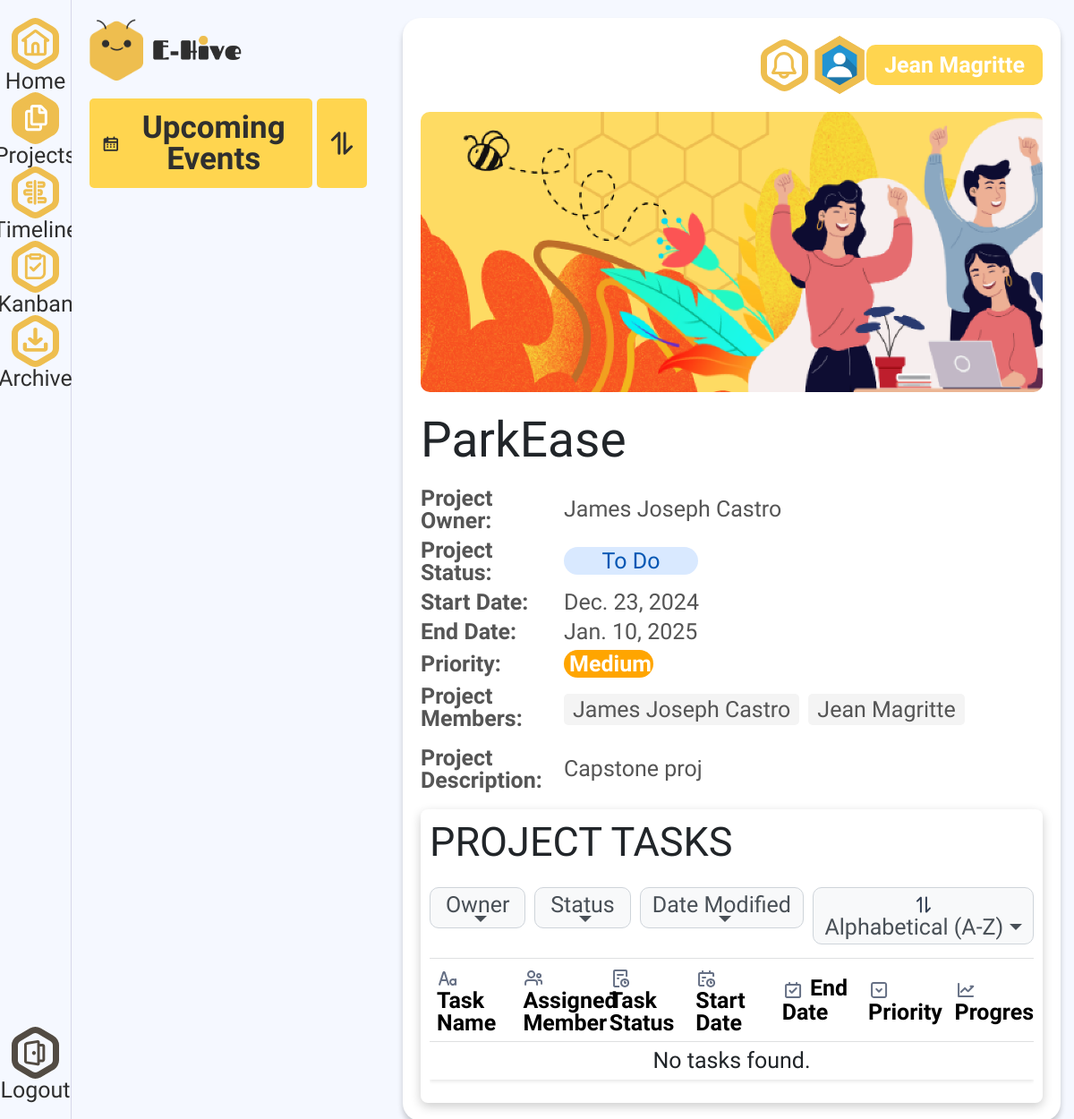
Page /my_app/view_proj/3/ (signed in) on the committed database.
### my_app/models.py (models this page shows, shortened)
class Project(models.Model):
    project_name = models.CharField(max_length=100)
    project_description = models.TextField(null=True)
    start_date = models.DateField()
    end_date = models.DateField()
    PROJECT_STATUS_CHOICES = [
        ('TO_DO', 'To Do'),
        ('IN_PROGRESS', 'In Progress'),
        ('COMPLETED', 'Completed'),
        ('CANCELLED', 'Cancelled'),
    ]
    project_status = models.CharField(max_length=20, choices=PROJECT_STATUS_CHOICES, default='TO_DO')
    PROJECT_PRIORITY_CHOICES = [
        ('LOW', 'Low'),
        ('MEDIUM', 'Medium'),
        ('HIGH', 'High'),
    ]
    project_priority = models.CharField(max_length=10, choices=PROJECT_PRIORITY_CHOICES, default='MEDIUM')
    user = models.ForeignKey('User', on_delete=models.CASCADE, related_name='projects')
    background = models.CharField(max_length=255, blank=True, null=True)
    is_archived = models.BooleanField(default=False)

class User(models.Model):
    first_name = models.CharField(max_length=100)
    last_name = models.CharField(max_length=100)
    email = models.EmailField(unique=True)
    password = models.CharField(max_length=128)
    birthday = models.DateField()
    picture = models.CharField(
        max_length=255,
        blank=True,
        null=True,
        default='/static/profile_pictures/default_profile.jpg'
    )

class ProjectMembership(models.Model):
    user = models.ForeignKey('User', on_delete=models.CASCADE, related_name='memberships')
    project = models.ForeignKey('Project', on_delete=models.CASCADE, related_name='memberships')
    MEMBERSHIP_ROLE_CHOICES = [
        ('MANAGER', 'Manager'),
        ('MEMBER', 'Member'),
    ]
    membership_role = models.CharField(max_length=20, choices=MEMBERSHIP_ROLE_CHOICES, default='MEMBER')
    is_accepted = models.BooleanField(default=False)

### my_app/views.py (the view)
# urls.py: path('view_proj/<int:project_id>/', views.view_proj, name='view_proj'),
def view_proj(request, project_id):
    template = "view_proj.html"
    user_id = request.session.get('user_id')
    if not user_id:
        return redirect('login')
    project = get_object_or_404(Project, id=project_id)
    membership = ProjectMembership.objects.filter(user_id=user_id, project=project).first()
    if not membership or not membership.is_accepted:
        return redirect('project')
    tasks = Task.objects.filter(project=project).prefetch_related('task_assignments__user')
    accepted_memberships = ProjectMembership.objects.filter(project=project, is_accepted=True)
    context = {
        "title": "E-Hive",
        'project': project,
        'is_manager': membership.membership_role == 'MANAGER',
        'tasks': tasks,
        'accepted_memberships': accepted_memberships,
    }
    return render(request, template, context)

### my_app/context_processors.py (called while the page is built, shortened)
def user_context(request):
    if 'user_id' in request.session:
        try:
            user = User.objects.get(id=request.session['user_id'])
            user_name = f"{user.first_name} {user.last_name}"
            default_picture = '/static/profile_pictures/default_profile.jpg'
            user_profile = user.picture if user.picture else default_picture
            return {
                'user_name': user_name,
                'user_birthday': user.birthday.strftime('%B %d, %Y') if user.birthday else None,
                'user_email': user.email,
                'user_profile': user_profile,
            }
        except User.DoesNotExist:
            pass

def notifications_context(request):
    if 'user_id' in request.session:
        user = User.objects.get(id=request.session['user_id'])
        return {
            'notifications': Notification.objects.filter(user=user, is_read=False)
        }
    return {'notifications': []}

### my_app/templates/view_proj.html (shortened to what this page needs)
{% extends 'base.html' %}
{% block content %}
{% load static %}
<link rel="stylesheet" href="{% static 'css/view_proj.css' %}">
<link href="https://cdn.jsdelivr.net/npm/bootstrap@5.3.0-alpha1/dist/css/bootstrap.min.css" rel="stylesheet">
<div class="dashboard">
    <main>
        <header>
            <div class="out-welcome">
                <div class="welcome" style="background: url({% static 'img/banner/timeline.png' %}) no-repeat center center; background-size: cover;"></div>
            </div>
        {% include 'profile_temp.html' %}
    </header>
    <div class="project-header">
      <h1 id="projectTitle">{{ project.project_name }}</h1>
  </div>
  <div class="project-details">
      <div class="project-info">
        <div class="rows">
          <span><strong>Project Owner:</strong></span>
          <span id="projectOwner">{{ project.user.first_name }} {{ project.user.last_name }}</span>
      </div>
      <div class="rows">
          <span><strong>Project Status:</strong></span>
          <span id="projectStatus" class="status">{{ project.get_project_status_display }}</span>
      </div>
      <div class="rows">
          <span><strong>Start Date:</strong></span>
          <span id="projectStartDate">{{ project.start_date }}</span>
      </div>
      <div class="rows">
          <span><strong>End Date:</strong></span>
          <span id="projectEndDate">{{ project.end_date }}</span>
      </div>
      <div class="rows">
          <span><strong>Priority:</strong></span>
          <span id="projectPriority" class="priority {{ project.project_priority|lower }}">{{ project.get_project_priority_display }}</span>
      </div>
      <div class="rows">
          <span><strong>Project Members:</strong></span>
          <div id="projectMembers" class="members">
            {% for member in accepted_memberships %}
              <span class="member">{{ member.user.first_name }} {{ member.user.last_name }}</span>
            {% endfor %}
          </div>
      </div>
      <div class="rows">
          <span style="align-items: baseline; margin-top: 23px;"><strong>Project Description:</strong></span>
          <div class="project-description">
              <p id="projectDescription">{{ project.project_description }}</p>
          </div>
      </div>
      </div>
  </div>
    <div class="projects">
        <div class="conts">
            <div class="top">
                <h1>PROJECT TASKS</h1>
                <div class="custom-dropdown">
                <div class="dropdown">
                    <button class="btn btn-light dropdown-toggle" type="button" data-bs-toggle="dropdown">
                      Owner
                    </button>
                  </div>
                  <div class="dropdown">
                    <button class="btn btn-light dropdown-toggle" type="button" data-bs-toggle="dropdown">
                      Status
                    </button>
                  </div>
                  <div class="dropdown">
                    <button class="btn btn-light dropdown-toggle" type="button" data-bs-toggle="dropdown">
                      Date Modified
                    </button>
                  </div>
                  <div class="dropdown">
                    <button class="btn btn-light dropdown-toggle" type="button" data-bs-toggle="dropdown">
                      Alphabetical (A-Z)
                    </button>
                  </div>
                </div>
            </div>
            <div class="table-responsive">
                <table class="table table-hover table-bordered project-table">
                    <thead class="table-light">
                        <tr>
                            <th>
                                <span>
                                Task Name</th>
                            <th>
                                <span>
                                Assigned Member</th>
                            <th>
                                <span>
                                Task Status</th>
                            <th>
                                <span>
                                Start Date</th>
                            <th>
                                <span>
                                End Date</th>
                            <th>
                                <span>
                                Priority</th>
                            <th>
                                <span>
                                Progress</th>
                        </tr>
                    </thead>
                    <tbody id="taskAssignments">
                    </tbody>
                </table>
            </div>
        </div>
    </main>
{% endblock %}

### my_app/static/css/base.css (style rules this page uses)
* { font-family: 'Dongle', sans-serif; line-height: 1; }
button, a { cursor: pointer; }
a, p, span { font-size: 25px; }
table { table-layout: fixed; }

### my_app/static/css/sidebar.css (style rules this page uses)
:root { --primary-color: #f2b600; --sidebar-background: #f5f8ff; --text-color: #333; --hover-opacity: 0.8; --box-shadow: 0 0 10px rgba(0, 0, 0, 0.1); --sidebar-width: 80px; --sidebar-item-height: 50px; --icon-size: 50px; --border-radius: 12px; --white: #ffffff; --button-color: #EEBE4F; --button2-color:#524B43; }
body, html { font-family: 'Fredoka One', sans-serif; margin: 0; padding: 0; box-sizing: border-box; height: 100%; overflow-y: auto; }

### my_app/static/css/upcoming.css (style rules this page uses)
:root { --primary-color: #FFD54F; --secondary-color: #D7C7FF; --text-color: #2F2F2F; --text-color2: #A5A5A5; --border-color: #ddd; --white: #ffffff; --background-color:#F5F8FF; --stroke: #524B43; --high-priority: #FF4D4D; --medium-priority: #FFA500; --low-priority: #00CC66; --background: #F9FAFB; }
* { margin: 0; padding: 0; box-sizing: border-box; }
body { line-height: 1; }
.priority { width: 120px; }
.priority { display: inline-block; padding: 4px 12px; text-align: center; color: white; border-radius: 20px; font-size: 25px; font-weight: bold; width: 150px; }

### my_app/static/css/view_proj.css (style rules this page uses)
.project-header { display: flex; justify-content: space-between; align-items: center; padding: 20px 0; }
.project-header h1 { font-size: 55px; margin: 0; }
.project-details { display: flex; gap: 20px; }
.project-info { flex: 1; }
.project-info p { margin: 5px 0; }
.status { background-color: #d9e9ff; color: #0056b3; padding: 3px 6px; border-radius: 5px; font-size: 25px; text-align: center; }
.priority { padding: 3px 6px; border-radius: 5px; font-size: 25px; color: #fff; }
#projectPriority { max-width: 100px; }
.rows .priority.medium { background-color: var(--medium-priority); }
.members { display: flex; flex-wrap: wrap; gap: 10px; margin-top: 5px; }
.member { background-color: #f4f4f4; padding: 5px 10px; border-radius: 5px; font-size: 25px; }
.project-description { flex: 2; }
.project-description p { line-height: 1.6; color: #555; }
.top { display: flex; align-items: center; justify-content: space-between; flex-wrap: wrap; flex-direction: row; }
.project-table th, .project-table td { vertical-align: middle; }
.conts { padding: 10px; border-radius: 8px; box-shadow: 0 4px 12px rgb(0, 0, 0, 0.2); background-color: #ffffff; }

### my_app/static/css/profile_temp.css (style rules this page uses)
:root { --primary-color: #FFD54F; --secondary-color: #D7C7FF; --text-color: #2F2F2F; --text-color2: #A5A5A5; --border-color: #ddd; --white: #ffffff; --background-color:#F5F8FF; --stroke: #524B43; --high-priority: #FF4D4D; --medium-priority: #FFA500; --low-priority: #00CC66; --background: #F9FAFB; }
.dashboard { display: flex; width: 100%; height: 100vh; background: var(--background-color); padding: 20px; overflow: hidden auto; }
main { flex-grow: 1; padding: 20px; border-radius: 20px; background: var(--white); box-shadow: 0px 5px 6px rgba(0, 0, 0, 0.2); height: fit-content; min-height: fit-content; width: calc(100vw - 465px); }
header { display: flex; justify-content: space-between; align-items: center; flex-direction: column-reverse; gap: 20px; }
.welcome { height: 25vh; padding: 100px; width: 100%; text-align: center; background-color: var(--primary-color); border-radius: 10px; }
.out-welcome { width: 100%; height: 25vh; }

### my_app/templates/view_proj.html (style rules this page uses)
.table { border-spacing: 0; border: transparent; }
.table>:not(caption)>*>* { background-color: #ffffff; }
tr { box-shadow: 0 2px 4px rgba(0, 0, 0, 0.1); }
table { border-radius: 8px; }
p { margin: 0; }
.priority, .status { width: 150px; border-radius: 16px; }
.custom-dropdown { display: flex; gap: 10px; justify-content: flex-end; margin: 15px 0; }
.custom-dropdown .btn { display: flex; border-radius: 10px; background-color: #f8f9fa; border: 1px solid #ced4da; font-size: 25px; font-weight: 500; color: #495057; line-height: 1; align-items: center; justify-content: center; flex-wrap: wrap; flex-direction: row; }
.top h1 { font-size: 45px; }
table { table-layout: fixed; border-collapse: collapse; }
td, th { border: none; padding: 0; margin: 0; }

### rows in the picture
Project: project_name "ParkEase", user.first_name "James Joseph", user.last_name "Castro", project_status "To Do", start_date "Dec. 23, 2024", end_date "Jan. 10, 2025", project_priority "Medium", project_description "Capstone proj"
ProjectMembership: user.first_name "James Joseph", user.last_name "Castro"
ProjectMembership: user.first_name "Jean", user.last_name "Magritte"

### other values in the picture
{{ user_name }} "Jean Magritte"
